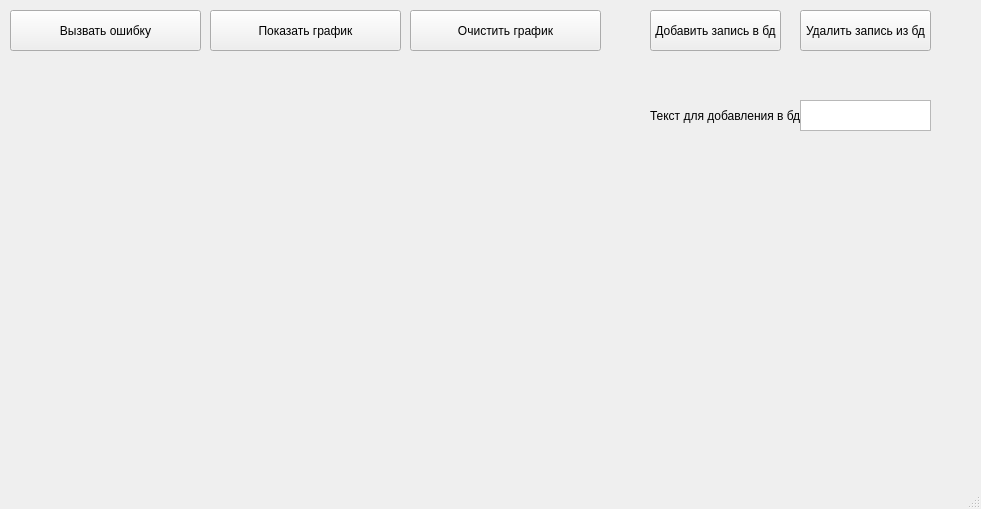
<?xml version="1.0" encoding="UTF-8"?>
<ui version="4.0">
 <class>MainWindow</class>
 <widget class="QMainWindow" name="MainWindow">
  <property name="geometry">
   <rect>
    <x>0</x>
    <y>0</y>
    <width>981</width>
    <height>509</height>
   </rect>
  </property>
  <property name="windowTitle">
   <string>MainWindow</string>
  </property>
  <widget class="QWidget" name="centralwidget">
   <widget class="MplWidget" name="MplWidget" native="true">
    <property name="geometry">
     <rect>
      <x>0</x>
      <y>90</y>
      <width>611</width>
      <height>371</height>
     </rect>
    </property>
   </widget>
   <widget class="QPushButton" name="add_error">
    <property name="enabled">
     <bool>true</bool>
    </property>
    <property name="geometry">
     <rect>
      <x>10</x>
      <y>10</y>
      <width>191</width>
      <height>41</height>
     </rect>
    </property>
    <property name="maximumSize">
     <size>
      <width>16777215</width>
      <height>16777212</height>
     </size>
    </property>
    <property name="text">
     <string>Вызвать ошибку</string>
    </property>
   </widget>
   <widget class="QPushButton" name="add_graf">
    <property name="enabled">
     <bool>true</bool>
    </property>
    <property name="geometry">
     <rect>
      <x>210</x>
      <y>10</y>
      <width>191</width>
      <height>41</height>
     </rect>
    </property>
    <property name="maximumSize">
     <size>
      <width>16777215</width>
      <height>16777212</height>
     </size>
    </property>
    <property name="text">
     <string>Показать график</string>
    </property>
   </widget>
   <widget class="QPushButton" name="add_clean">
    <property name="enabled">
     <bool>true</bool>
    </property>
    <property name="geometry">
     <rect>
      <x>410</x>
      <y>10</y>
      <width>191</width>
      <height>41</height>
     </rect>
    </property>
    <property name="maximumSize">
     <size>
      <width>16777215</width>
      <height>16777212</height>
     </size>
    </property>
    <property name="text">
     <string>Очистить график</string>
    </property>
   </widget>
   <widget class="QLabel" name="label">
    <property name="geometry">
     <rect>
      <x>650</x>
      <y>90</y>
      <width>181</width>
      <height>51</height>
     </rect>
    </property>
    <property name="text">
     <string>Текст для добавления в бд:</string>
    </property>
   </widget>
   <widget class="QTextEdit" name="textEdit">
    <property name="geometry">
     <rect>
      <x>800</x>
      <y>100</y>
      <width>131</width>
      <height>31</height>
     </rect>
    </property>
   </widget>
   <widget class="QPushButton" name="add_db">
    <property name="enabled">
     <bool>true</bool>
    </property>
    <property name="geometry">
     <rect>
      <x>650</x>
      <y>10</y>
      <width>131</width>
      <height>41</height>
     </rect>
    </property>
    <property name="maximumSize">
     <size>
      <width>16777215</width>
      <height>16777212</height>
     </size>
    </property>
    <property name="text">
     <string>Добавить запись в бд</string>
    </property>
   </widget>
   <widget class="QPushButton" name="del_db">
    <property name="enabled">
     <bool>true</bool>
    </property>
    <property name="geometry">
     <rect>
      <x>800</x>
      <y>10</y>
      <width>131</width>
      <height>41</height>
     </rect>
    </property>
    <property name="maximumSize">
     <size>
      <width>16777215</width>
      <height>16777212</height>
     </size>
    </property>
    <property name="text">
     <string>Удалить запись из бд</string>
    </property>
   </widget>
  </widget>
  <widget class="QMenuBar" name="menubar">
   <property name="geometry">
    <rect>
     <x>0</x>
     <y>0</y>
     <width>981</width>
     <height>22</height>
    </rect>
   </property>
  </widget>
  <widget class="QStatusBar" name="statusbar"/>
 </widget>
 <customwidgets>
  <customwidget>
   <class>MplWidget</class>
   <extends>QWidget</extends>
   <header>mplwidget.h</header>
   <container>1</container>
  </customwidget>
 </customwidgets>
 <resources/>
 <connections/>
</ui>
